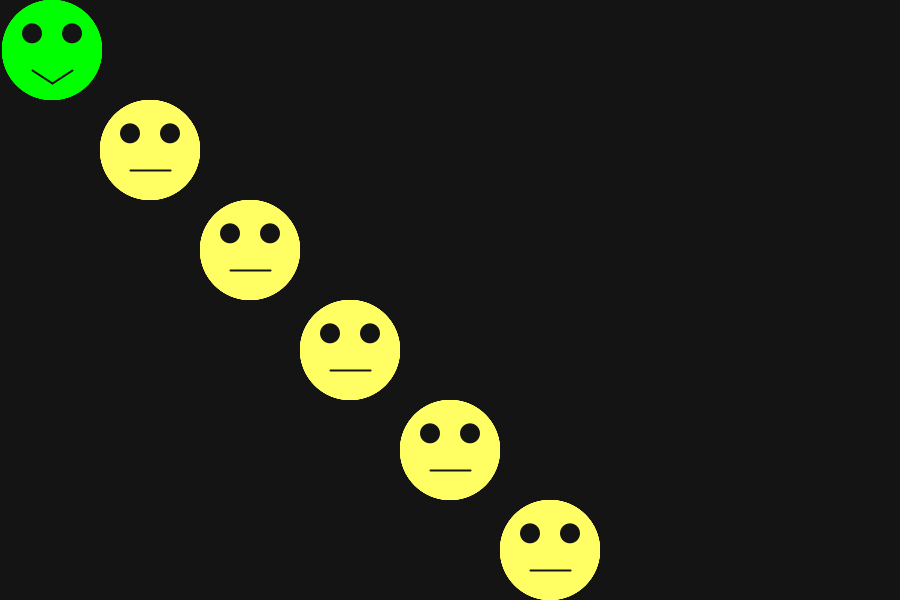
Frame 1 (no input)
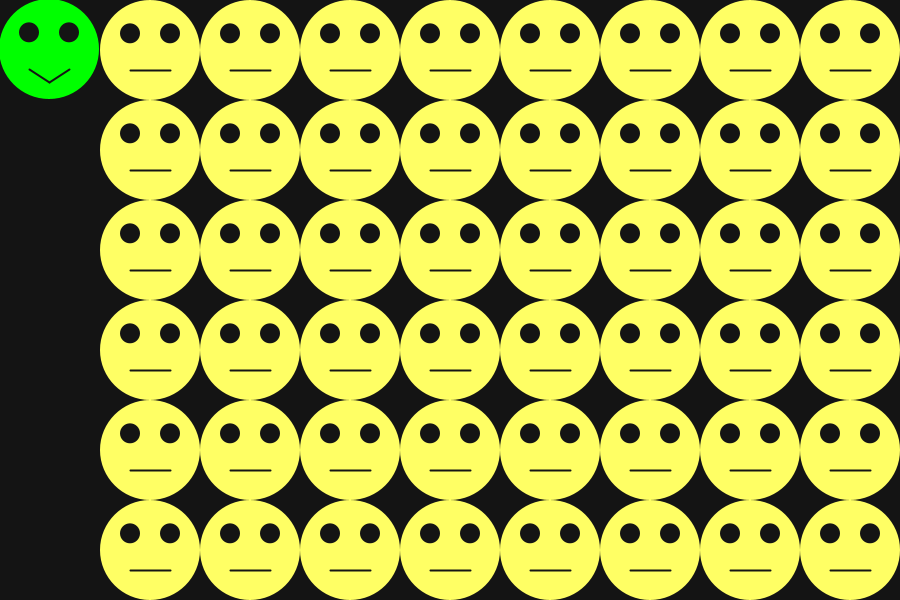
Frame 60 (the mouse pressed at the canvas centre just before this capture)
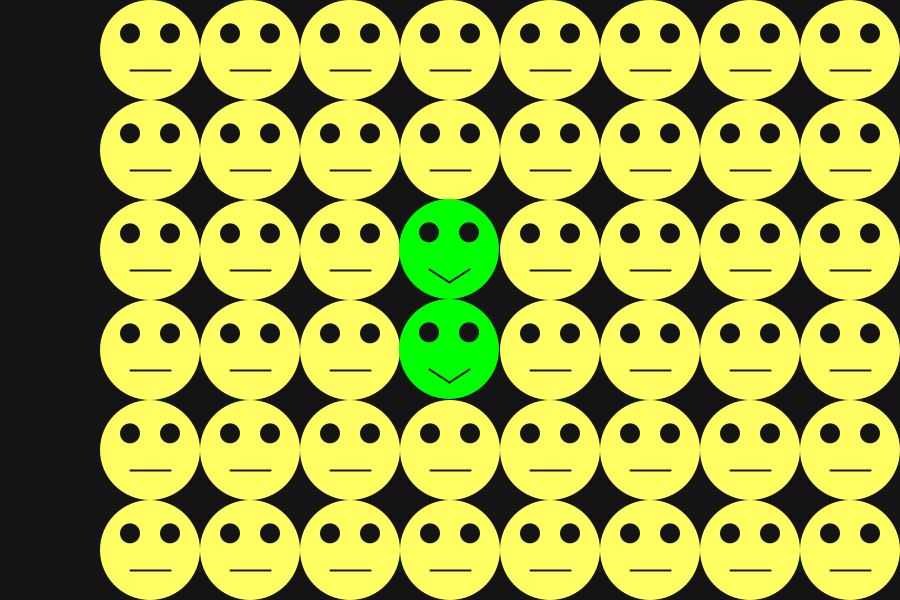
Frame 120 (the mouse held since frame 60 and released just before this capture)

The Processing sketch that drew these frames (run headless with seeded random() and noise(); from frame 60 on, the mouse is pressed at the canvas centre):

// Processing sketch: processing_139956
// ── processing_139956.pde

int i,j;
int k;
Face[] faces = new Face[9*6];
//Face test;
 
void setup(){
//  background(20);
  size(900,600);
  for(j=0;j<6;j+=1){ //y
    for(i=0;i<9;i+=1){ //x
      k=i+j*9;
      faces[k]= new Face(i*100+50,j*100+50,100);//creates each face object to be drawn later
    }
  }
//  test = new Face(100,100,100);
}
 
void draw(){
  background(20);
  for(j=0;j<6;j+=1){ //y
    for(i=0;i<9;i+=1){ //x
      k=i+j*9;
      faces[k].cursorOn();//checks each face in the 6X9 grid to see if our mouse is over it
      faces[k].display();//draws each face in the 6X9 grid
    }
  }
//  test.cursorOn();
//  test.display();
}
 
class Face{
  int counter=0;
  int displaceX=0;
  int displaceY=0;
  float restX, restY;
  float x, y;
  float diameter;
  int on=0;
  int colored = 0;
  int uncolored = 0;
  int wasOn = 0;
   
  Face(float initialX, float initialY, int initialDiameter){
    x=initialX;
    restX=initialX;
    y=initialX;
    restY=initialY;
    diameter=initialDiameter;
  }
  void display(){
    counter++;
    if(counter==3){
      counter=0;
    }
    if(on==1){//if mouse over
      if(counter==1){
        displaceX=2;//move in x, jiggle in x axis
      }
      else if(counter==2){
        displaceY=2;//move in y, jiggle in y axis
      }
      else{
        displaceX=displaceY=-1;//jiggle in both
      }
    }
    noStroke();
    if(on == 1)
    {
      fill(0,255,0);//if mouse over, set color to green
      colored = 1;
      wasOn = 1;
    }
    else if(colored == 0)//makes sure it isn't already green
    {
      fill(255,255,100);//sets color to yellow when not mouse over
    }
    else if(colored == 1)//if it was green, then make it black
    {
      //fill(0,255,0);//for leaving the faces green after you mouse over
      //if above is commented, then it makes faces black
      uncolored = 1;
    }
    if(uncolored == 1 && on == 1)//if it was black, make the current face red
    {
      fill(255,0,0);
      uncolored = 2;
    }
    if(uncolored == 2 && wasOn == 1)//makes sure that the face remains red
    {
       fill(255,0,0); 
    }
    ellipse(x+displaceX,y+displaceY,diameter,diameter);
    fill(20);//actually colors it
    ellipse(x-diameter/5+displaceX,y-diameter/6+displaceY,diameter/5,diameter/5);
    ellipse(x+diameter/5+displaceX,y-diameter/6+displaceY,diameter/5,diameter/5);
    stroke(20);
    strokeWeight(2);
    if(on==0){
      line(x-diameter/5,y+diameter/5,x+diameter/5,y+diameter/5);
    }
    else if(uncolored != 2){//mouse over, so draw the two lines that make up the mouth
      line(x-diameter/5+displaceX,y+diameter/5+displaceY,x+displaceX,y+diameter/3+displaceY);
      line(x+diameter/5+displaceX,y+diameter/5+displaceY,x+displaceX,y+diameter/3+displaceY);
    }
    else
    {//if face is red, give his mouth a slant
      line(x-diameter/5+displaceX,y+diameter/5+displaceY,x+displaceX,y+diameter/3+displaceY);
    }
    displaceX=0;
    displaceY=0;
    x=restX;
    y=restY;
 
  }
  void cursorOn(){//checks if mouse if hoving over specific head
    if(mouseX>=x-diameter/2 && mouseX<=x+diameter/2 && mouseY>=y-diameter/2 && mouseY<=y+diameter/2){
      on=1;//mouse is over this head, so we make a variable to let us know
    }
    else{
      on=0;
    }
  }
}
//if we mouse over, it turns green, 
//then we leave the mouse over, it turns black
//then when we mouse back over the blacked out faces, the moused over face turns red
//when the face is red, its mouth becomes a slant

//http://www.openprocessing.org/sketch/138840
